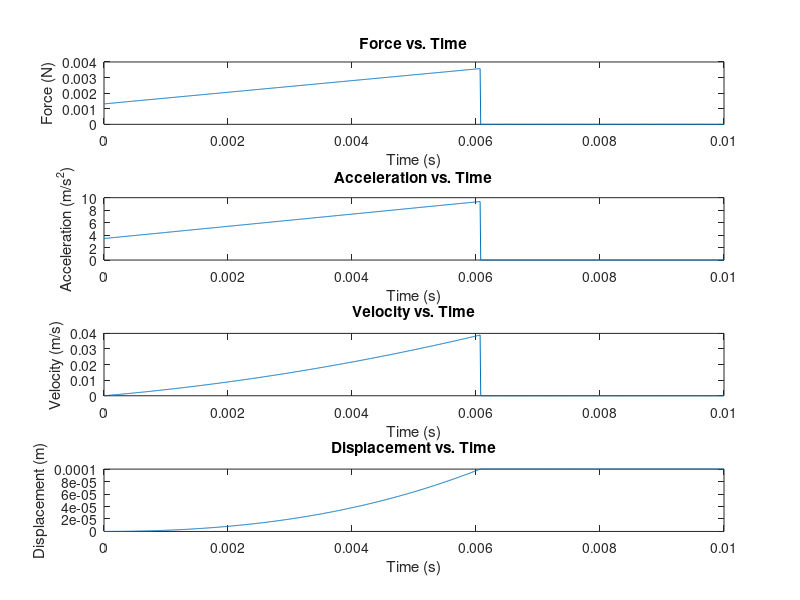

Write the MATLAB code that produced this figure.
% 参数和物理量
M_MPM = 0.38e-3; % kg
P_MPM = M_MPM * 9.81; % N
course = 0.1e-3; % m
mu_f = 0.4; % 无单位

% 时间向量
t = linspace(0, 0.01, 1000); % s

% 位置x向量（这里只是一个示例，你需要根据实际问题确定位置x的变化）
pos_x = linspace(0, 0.1e-3, 1000); % m

% 计算Fx_M、Fx_EM和Fz_EM
ix = 1; % 假设电流为1A
Fx_M = 3.7293E+01 * pos_x - 4.3152E-11;
Fx_EM = ix * (2.1252E+18 * pos_x.^6 - 9.7281E+07 * pos_x.^5 - 5.0226E+10 * pos_x.^4 + 1.3028E+00 * pos_x.^3 + 4.9317E+02 * pos_x.^2 - 1.0385E-07 * pos_x + 1.3115E-03);
Fz_EM = ix * (-1.4456E+07 * pos_x.^3 + 1.2642E-05 * pos_x.^2 - 2.9536E-01 * pos_x + 9.3282E-14);

% 计算Ftotal_x（合力在x轴上的分量）
Ftotal_x = Fx_M + Fx_EM;

% 计算Ftotal_z（合力在z轴上的分量）
Ftotal_z = P_MPM + Fz_EM;

% 计算净重
Wnet = M_MPM * 9.81 - Ftotal_z;

% 计算库仑摩擦力
Ff = Wnet * mu_f;

% 计算加速度
a = (Ftotal_x - Ff) / M_MPM;

% 使用积分函数计算速度
v = cumtrapz(t, a);

% 使用积分函数计算位移
x = cumtrapz(t, v);
index = find(x>course);
x(index(1):end)=course;
v(index(1):end)=0;
a(index(1):end)=0;
Ftotal_x(index(1):end)=0;
% 绘制力、加速度、速度和位移随时间的变化
figure;
subplot(4, 1, 1);
plot(t, Ftotal_x);
title('Force vs. Time');
ylabel('Force (N)');
xlabel('Time (s)');

subplot(4, 1, 2);
plot(t, a);
title('Acceleration vs. Time');
ylabel('Acceleration (m/s^2)');
xlabel('Time (s)');

subplot(4, 1, 3);
plot(t, v);
title('Velocity vs. Time');
ylabel('Velocity (m/s)');
xlabel('Time (s)');

subplot(4, 1, 4);
plot(t, x);
title('Displacement vs. Time');
ylabel('Displacement (m)');
xlabel('Time (s)');

% figure;
% plot(pos_x, Fx_EM);
